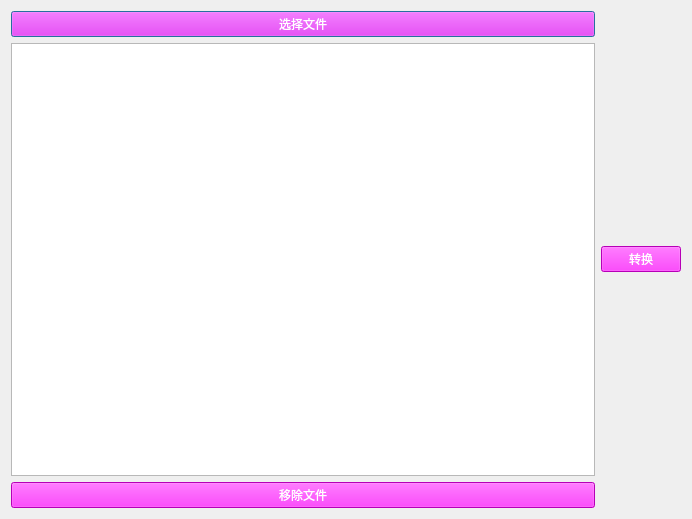
<?xml version="1.0" encoding="UTF-8"?>
<ui version="4.0">
 <class>XMLHand</class>
 <widget class="QDialog" name="XMLHand">
  <property name="geometry">
   <rect>
    <x>0</x>
    <y>0</y>
    <width>692</width>
    <height>519</height>
   </rect>
  </property>
  <property name="windowTitle">
   <string>PDF处理</string>
  </property>
  <layout class="QGridLayout" name="gridLayout">
   <item row="0" column="0">
    <layout class="QVBoxLayout" name="verticalLayout">
     <item>
      <widget class="QPushButton" name="pushButton_choose_dir">
       <property name="styleSheet">
        <string notr="true">background-color: rgb(255, 0, 255);
color: rgb(255, 255, 255);</string>
       </property>
       <property name="text">
        <string>选择文件</string>
       </property>
      </widget>
     </item>
     <item>
      <widget class="QListWidget" name="listWidget_xml_paths"/>
     </item>
     <item>
      <widget class="QPushButton" name="pushButton_remove_xml">
       <property name="styleSheet">
        <string notr="true">background-color: rgb(255, 0, 255);
color: rgb(255, 255, 255);</string>
       </property>
       <property name="text">
        <string>移除文件</string>
       </property>
      </widget>
     </item>
    </layout>
   </item>
   <item row="0" column="1">
    <layout class="QVBoxLayout" name="verticalLayout_2">
     <item>
      <widget class="QPushButton" name="pushButton_do_convert">
       <property name="styleSheet">
        <string notr="true">background-color: rgb(255, 0, 255);
color: rgb(255, 255, 255);</string>
       </property>
       <property name="text">
        <string>转换</string>
       </property>
      </widget>
     </item>
    </layout>
   </item>
  </layout>
 </widget>
 <resources/>
 <connections/>
</ui>
